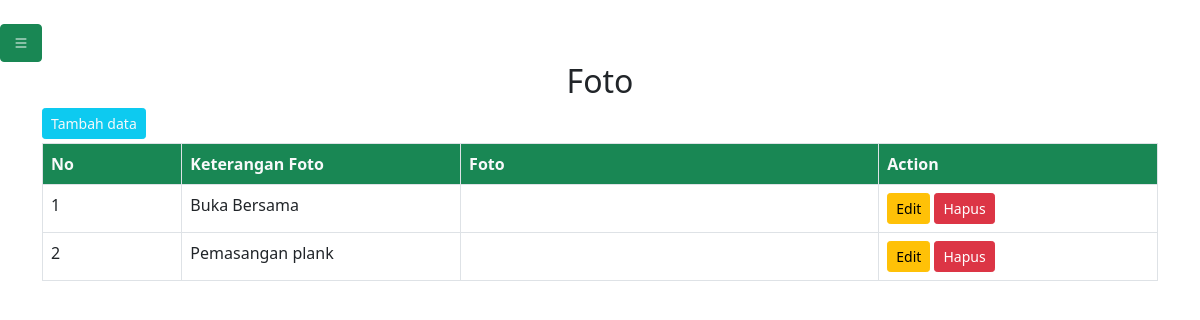
The page /adm/adm_foto.php (signed in) on the database as committed earlier.
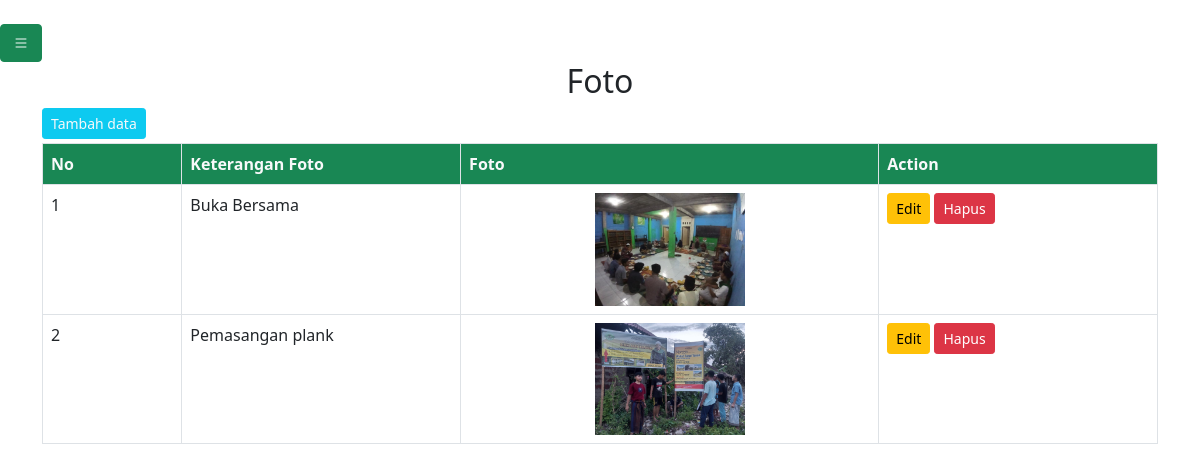
The same page on the database as committed later.
### tables this page shows
CREATE TABLE `foto` (
  `id_foto` int(11) NOT NULL,
  `ket_foto` text NOT NULL,
  `foto` text NOT NULL
);

### adm/data_foto.php (the view, shortened to what this page needs)
<?php
require '../app/functions.php';
$foto = mysqli_query($conn, "SELECT * FROM foto");
?>
<link href="https://cdn.jsdelivr.net/npm/bootstrap@5.0.2/dist/css/bootstrap.min.css" rel="stylesheet" />
<center class="">
    <div class="container-lg">
        <h2>Foto</h2>
        <a href="../app/foto/form_tambahdata.php" class="btn btn-sm btn-info text-light mb-1 " style="float: left;">Tambah data</a>
        <table class="table table-bordered  flex-sm ">
            <thead class="bg-success text-light">
                <tr>
                    <th class="col-sm-1">No</th>
                    <th class="col-sm-2">Keterangan Foto</th>
                    <th class="col-sm-3">Foto</th>
                    <th class="col-sm-2">Action</th>
                </tr>
            </thead>
            <tbody>
                <?php
                $no = 0;
                while ($result = mysqli_fetch_array($foto)) {
                    $no++;
                ?>
                    <tr>
                        <td><?php echo $no; ?></td>
                        <td><?php echo $result['ket_foto']; ?></td>
                        <td class="text-center">
                            <img src="../source/images/foto/<?= $result['foto'] ?>" alt="" width="150px">
                        </td>
                        <td>
                            <a href="../app/foto/ubah.php?id=<?php echo $result['id_foto']; ?>" class="btn btn-sm btn-warning">Edit</a>
                            <a href="../app/foto/hapus.php?id=<?php echo $result['id_foto']; ?>" class="btn btn-sm btn-danger">Hapus</a>
                        </td>
                    </tr>
                <?php }        ?>
            </tbody>
        </table>
    </div>
</center>

### adm/adm_foto.php (shortened to what this page needs)
<!DOCTYPE html>
<html lang="en">
<head>
    <link rel="stylesheet" href="https://stackpath.bootstrapcdn.com/bootstrap/5.0.0-alpha2/css/bootstrap.min.css" />
    <link rel="stylesheet" href="https://cdn.jsdelivr.net/npm/bootstrap-icons@1.9.1/font/bootstrap-icons.css" />
</head>
<body>
    <section class="pt-4 ps-0" id="main-content">
        <button class="btn btn-success" id="button-toggle">
            <i class="bi bi-list"></i>
        </button>
    </section>
    <?php include 'data_foto.php' ?>
</body>
</html>

### adm/adm_foto.php (style rules this page uses)
a { text-decoration: none; }
#main-content { transition: 0.4s; }

Rows that differ between the two databases and show on the page:
changed foto "Buka Bersama": foto: picture added
changed foto "Pemasangan plank": foto: picture added
